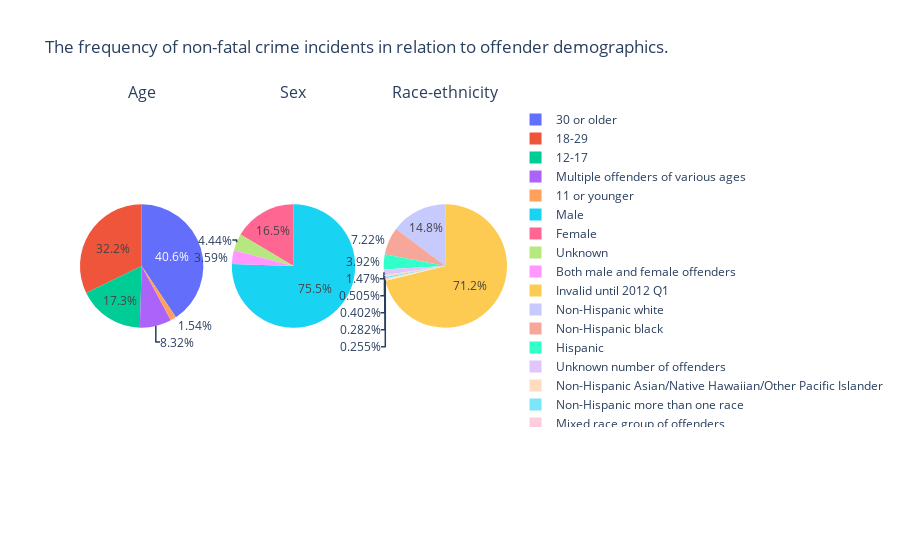

The cell this chart's notebook holds for it:
### Markdown cell above
<h3> Q5: The frequency of non-fatal crime incidents in relation to offender demographics

### Code cell
# Create subplots with 1 row and 3 columns, specifying the subplot type as 'domain'
fig = make_subplots(rows=1, cols=3, specs=[[{'type':'domain'}, {'type':'domain'}, {'type':'domain'}]],
                    subplot_titles=["Age", "Sex", "Race-ethnicity"])

# Define data and titles
data = [
    (pers_vectimdf["offender-age"], "Age"),
    (pers_vectimdf['offender-sex'], "Sex"),
    (pers_vectimdf['offender-race-ethnicity'], "Race-ethnicity")
]

# Add pie charts
for i, (column, title) in enumerate(data, start=1):
    counts = column.value_counts(normalize=True).sort_index()
    fig.add_trace(go.Pie(labels=counts.index, values=counts.values, name=title), row=1, col=i)

# Update layout
fig.update_layout(title_text="The frequency of non-fatal crime incidents in relation to offender demographics.")

# Show plot
fig.show()

### Figure 1 — Plotly figure (JSON) as saved in the notebook; plotly's stock layout.template omitted (floating-point values rounded to 4 significant figures)
{"data": [{"domain": {"x": [0, 0.2889], "y": [0, 1]}, "labels": ["11 or younger", "12-17", "18-29", "30 or older", "Multiple offenders of various ages"], "name": "Age", "type": "pie", "values": [0.01545, 0.1733, 0.3219, 0.4061, 0.08321]}, {"domain": {"x": [0.3556, 0.6444], "y": [0, 1]}, "labels": ["Both male and female offenders", "Female", "Male", "Unknown"], "name": "Sex", "type": "pie", "values": [0.03594, 0.1648, 0.7549, 0.04439]}, {"domain": {"x": [0.7111, 1], "y": [0, 1]}, "labels": ["Hispanic", "Invalid until 2012 Q1", "Mixed race group of offenders", "Non-Hispanic American Indian/Alaska Native", "Non-Hispanic Asian/Native Hawaiian/Other Pacific Islander", "Non-Hispanic black", "Non-Hispanic more than one race", "Non-Hispanic white", "Unknown number of offenders"], "name": "Race-ethnicity", "type": "pie", "values": [0.03916, 0.7119, 0.002822, 0.002554, 0.005045, 0.0722, 0.004021, 0.1476, 0.01471]}], "layout": {"annotations": [{"font": {"size": 16}, "showarrow": false, "text": "Age", "x": 0.1444, "xanchor": "center", "xref": "paper", "y": 1, "yanchor": "bottom", "yref": "paper"}, {"font": {"size": 16}, "showarrow": false, "text": "Sex", "x": 0.5, "xanchor": "center", "xref": "paper", "y": 1, "yanchor": "bottom", "yref": "paper"}, {"font": {"size": 16}, "showarrow": false, "text": "Race-ethnicity", "x": 0.8556, "xanchor": "center", "xref": "paper", "y": 1, "yanchor": "bottom", "yref": "paper"}], "title": {"text": "The frequency of non-fatal crime incidents in relation to offender demographics."}}}
